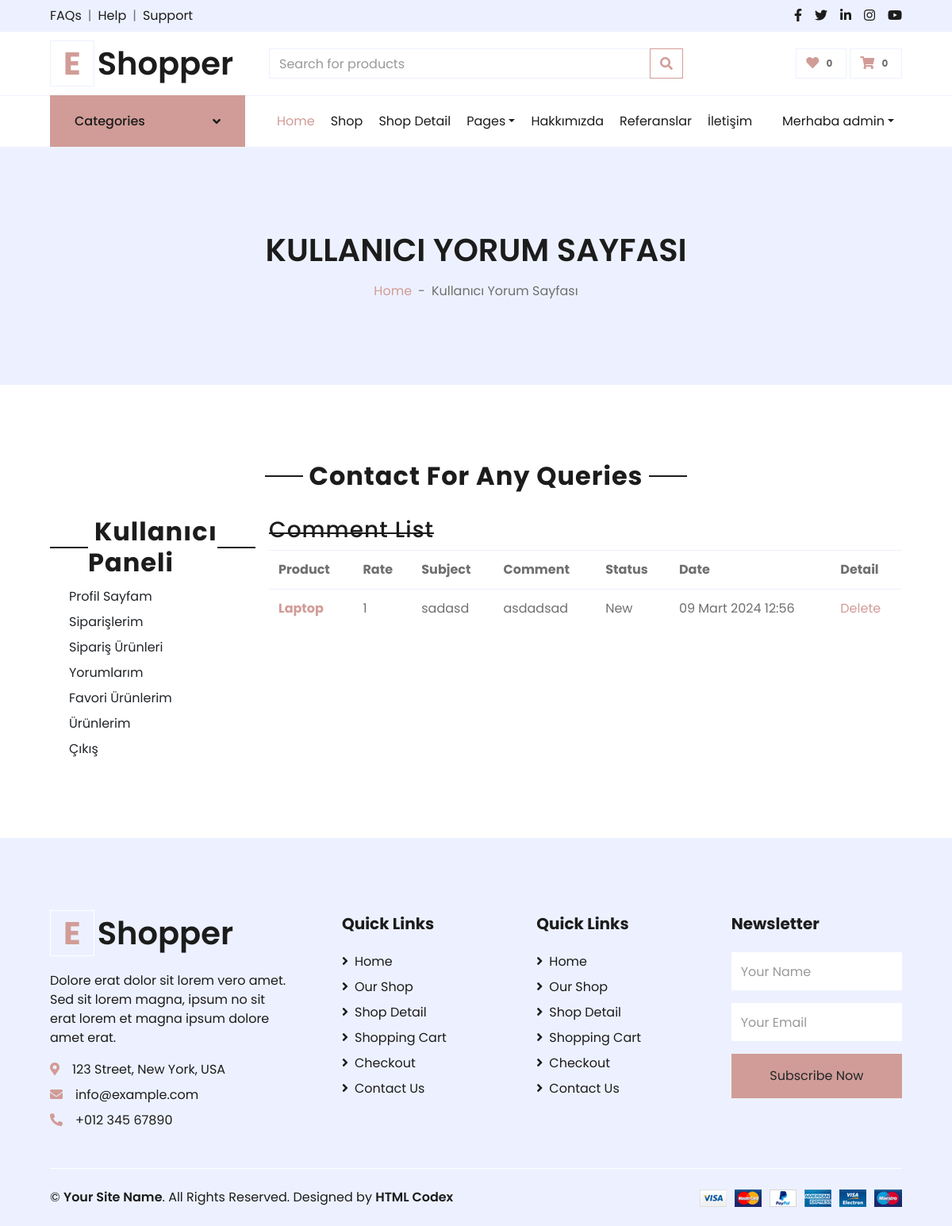
Page /user/mycomments/ (signed in) on the committed database.
### product/models.py (models this page shows, shortened)
class Comment(models.Model):
    STATUS = (
        ('New', 'New'),
        ('True', 'True'),
        ('False', 'False'),
    )
    product = models.ForeignKey(Product, on_delete=models.CASCADE)
    user = models.ForeignKey(User, on_delete=models.CASCADE)
    subject = models.CharField(max_length=50, blank=True)
    comment = models.CharField(max_length=250, blank=True)
    rate = models.IntegerField(default=1)
    ip = models.CharField(max_length=20, blank=True)
    status = models.CharField(max_length=10, choices=STATUS, default='New')
    create_at = models.DateTimeField(auto_now_add=True)
    update_at = models.DateTimeField(auto_now=True)

class Product(models.Model):
    STATUS = (
        ('True', 'Evet'),
        ('False', 'Hayir'),
    )
    category = models.ForeignKey(Category, on_delete=models.CASCADE)  # manytoonerelationwithCategory
    title = models.CharField(max_length=150)
    keywords = models.CharField(blank=True, max_length=255)
    description = models.TextField(blank=True, max_length=255)
    image = models.ImageField(blank=True, upload_to='images/', default="images/default.jpg")
    price = models.FloatField()
    amount = models.IntegerField(default=0)
    detail=RichTextUploadingField()
    status = models.CharField(max_length=10, choices=STATUS, default='False')
    create_at = models.DateTimeField(auto_now_add=True)
    update_at = models.DateTimeField(auto_now=True)
    slug = models.SlugField(null=False, unique=True)
    user = models.ForeignKey(User, on_delete=models.CASCADE)
    reviewsCount = models.IntegerField(default=0)
    def image_tag(self):
        return mark_safe('<img src="{}" height="50"/>'.format(self.image.url))
    image_tag.short_description = 'Image'

### user/views.py (the view)
# urls.py: path('mycomments/', views.user_comments, name='user_comments'),
@login_required(login_url='/user/login')
def user_comments(request):
    comments = Comment.objects.filter(user=request.user)
    return render(request, 'user_comments.html', {'comments': comments})

### home/context_processors.py (called while the page is built)
def setting(request):
    setting = Setting.objects.get(pk=1)
    if setting:
        return {'setting': setting}

### product/context_processors.py (called while the page is built)
def category(request):
    category = Category.objects.all()
    if category:
        return {'category': category}

### user/templates/user_comments.html (shortened to what this page needs)
{% extends 'homebase.html' %}
{% block sidebar %} {% include 'sidebar.html' %}  {% endblock %}
{% block body %}
    <div class="container-fluid bg-secondary mb-5">
        <div class="d-flex flex-column align-items-center justify-content-center" style="min-height: 300px">
            <h1 class="font-weight-semi-bold text-uppercase mb-3">Kullanıcı Yorum Sayfası</h1>
            <div class="d-inline-flex">
                <p class="m-0"><a href="/">Home</a></p>
                <p class="m-0 px-2">-</p>
                <p class="m-0">Kullanıcı Yorum Sayfası</p>
            </div>
        </div>
    </div>
    <div class="container-fluid pt-5">
        <div class="text-center mb-4">
            <h2 class="section-title px-5"><span class="px-2">Contact For Any Queries</span></h2>
        </div>
        <div class="row px-xl-5">
            {% include 'user_panel.html' %}
<div class="col-lg-9 table-responsive mb-5">
                <div class="order-summary clearfix">
                    <div class="section-title">
                        <h3 class="title">Comment List</h3>
                    </div>
                    <table class="shopping-cart-table table">
                        <tr>
                            <th class="text-left">Product</th>
                            <th class="text-left">Rate</th>
                            <th class="text-left">Subject</th>
                            <th class="text-left">Comment</th>
                            <th class="text-left">Status</th>
                            <th class="text-left">Date</th>
                            <th class="text-left">Detail</th>
                        </tr>
                        {% for rs in comments %}
                            <tr>
                                <td class="text-left">
                                    <a href="/product/{{ rs.product_id }}/{{ rs.product.slug }}">
                                        <strong> {{ rs.product.title }}</strong>
                                    </a>
                                </td>
                                <td class="text-left">{{ rs.rate }} </td>
                                <td class="text-left">{{ rs.subject }} </td>
                                <td class="text-left">{{ rs.comment }} </td>
                                <td class="text-left">{{ rs.status }} </td>
                                <td class="text-left">{{ rs.create_at }} </td>
                                <td class="text-left">
                                    <a class="primary-btn" href="/user/deletecomment/{{ rs.id }}"
                                       onclick="return confirm('Will be Delete ! Are you sure?')"> Delete </a>
                                </td>
                            </tr>
                        {% endfor %}
                    </table>
                </div>
            </div>
        </div>
    </div>
{% endblock %}

### home/templates/sidebar.html (shortened to what this page needs)
 {% load static %}
 {% if page == 'home' %}
    <div class="container-fluid mb-5">
        {% else %}
        <div class="container-fluid">
            {% endif %}
        <div class="row border-top px-xl-5">
            <div class="col-lg-3 d-none d-lg-block">
                <a class="btn shadow-none d-flex align-items-center justify-content-between bg-primary text-white w-100" data-toggle="collapse" href="#navbar-vertical" style="height: 65px; margin-top: -1px; padding: 0 30px;">
                    <h6 class="m-0">Categories</h6>
                    <i class="fa fa-angle-down text-dark"></i>
                </a>
                     {% load mptt_tags %}
            </div>
            <div class="col-lg-9">
                <nav class="navbar navbar-expand-lg bg-light navbar-light py-3 py-lg-0 px-0">
                    <div class="collapse navbar-collapse justify-content-between" id="navbarCollapse">
                        <div class="navbar-nav mr-auto py-0">
                            <a href="/" class="nav-item nav-link active">Home</a>
                            <a href="shop.html" class="nav-item nav-link">Shop</a>
                            <a href="detail.html" class="nav-item nav-link">Shop Detail</a>
                            <div class="nav-item dropdown">
                                <a href="#" class="nav-link dropdown-toggle" data-toggle="dropdown">Pages</a>
                            </div>
                            <a href="{% url 'hakkimizda' %}" class="nav-item nav-link">Hakkımızda</a>
                            <a href="/referanslar" class="nav-item nav-link">Referanslar</a>
                            <a href="/iletisim" class="nav-item nav-link">İletişim</a>
                        </div>
                        <div class="navbar-nav ml-auto py-0">
                            {% if user.id is not None %}
                              <div class="nav-item dropdown">
                                <a href="#" class="nav-link dropdown-toggle" data-toggle="dropdown">Merhaba {{ user.username }}</a>
                            </div>
                                {% else %}
                            <a href="/user/login" class="nav-item nav-link">Login</a>
                            <a href="/user/register" class="nav-item nav-link">Register</a>
                            {% endif %}
                        </div>
                    </div>
                </nav>
            </div>
        </div>
    </div>

### rows in the picture
Comment: product "Laptop", rate "1", subject "sadasd", comment "asdadsad", status "New", create_at "09 Mart 2024 12:56"

### other values in the picture
{{ user.username }} "admin"
